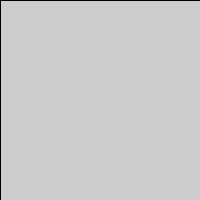
Frame 1 (no input)
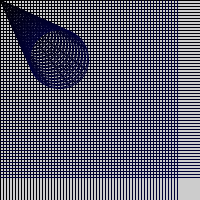
Frame 60 (the mouse pressed at the canvas centre just before this capture)
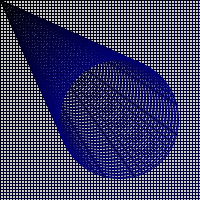
Frame 120 (the mouse held since frame 60 and released just before this capture)

The Processing sketch that drew these frames (run headless with seeded random() and noise(); from frame 60 on, the mouse is pressed at the canvas centre):

// Processing sketch: processing_166365
// ── processing_166365.pde

float a=0;
int b=0;
int c=0;
//define three variables

void setup(){ 
 size (200,200);
 //set screen size to 200x200px
}

void draw(){
  
 noFill();
 //declare the ellipse to be unfilled
 ellipse(a,a,b,b);
 //draw the ellipses
 line(c,0,c,200);
 line(0,c,200,c);
 //drawing two sets of lines to create the grid behind
 stroke(0,0,a);
 //increasing the intensity of the blue change 
 a++;
 b++;
 c=c+3;
 //increasing the variables by different values to enlarge and displace the ellipses, and move the 
 //lines in sequence to create the grid
}
